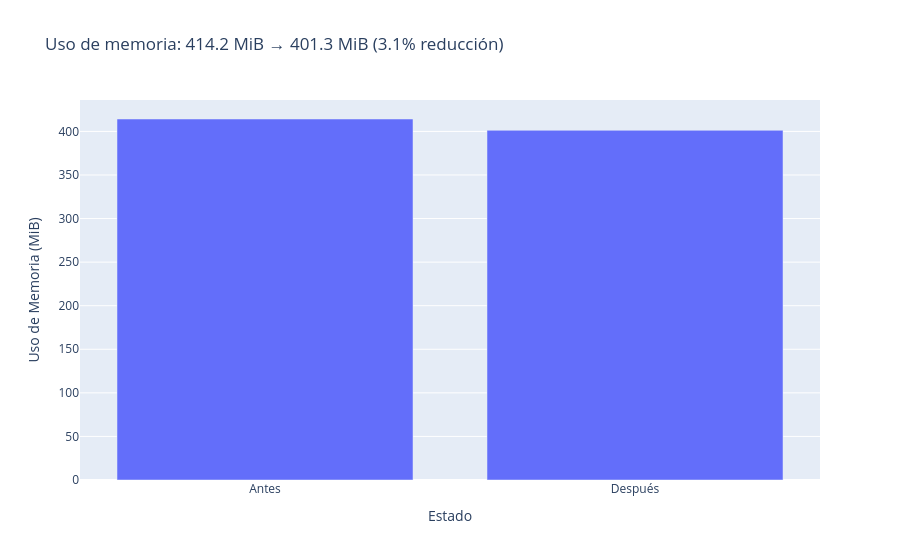

The notebook cell this image was saved under:
### Code cell
# Definimos df_opt aplicando las conversiones
df_opt = df.copy().astype(
    {
        "danceability": "float32",
        "energy": "float32",
        "loudness": "float32",
        "speechiness": "float32",
        "acousticness": "float32",
        "instrumentalness": "float32",
        "liveness": "float32",
        "valence": "float32",
        "tempo": "float32",
        "avg_artist_popularity": "float32",
        "key": "int16",
        "mode": "int16",
        "year": "int32",
        "popularity": "int32",
        "duration_ms": "int32",
        "total_artist_followers": "int32",
    }
)

# Compara el uso de memoria antes y después con un gráfico de barras
mem_before = df.memory_usage(deep=True).sum() / 1024**2
mem_after = df_opt.memory_usage(deep=True).sum() / 1024**2

px.bar(
    x=["Antes", "Después"],
    y=[mem_before, mem_after],
    labels={"x": "Estado", "y": "Uso de Memoria (MiB)"},
    title=f"Uso de memoria: {mem_before:.1f} MiB → {mem_after:.1f} MiB ({(1 - mem_after / mem_before) * 100:.1f}% reducción)",
).show()

### Figure 1 — Plotly figure (JSON) as saved in the notebook; plotly's stock layout.template omitted (floating-point values rounded to 4 significant figures)
{"data": [{"hovertemplate": "Estado=%{x}<br>Uso de Memoria (MiB)=%{y}<extra></extra>", "legendgroup": "", "marker": {"color": "#636efa", "pattern": {"shape": ""}}, "name": "", "orientation": "v", "showlegend": false, "textposition": "auto", "type": "bar", "x": ["Antes", "Después"], "xaxis": "x", "y": [414.2, 401.3], "yaxis": "y"}], "layout": {"barmode": "relative", "legend": {"tracegroupgap": 0}, "title": {"text": "Uso de memoria: 414.2 MiB → 401.3 MiB (3.1% reducción)"}, "xaxis": {"anchor": "y", "domain": [0, 1], "title": {"text": "Estado"}}, "yaxis": {"anchor": "x", "domain": [0, 1], "title": {"text": "Uso de Memoria (MiB)"}}}}
